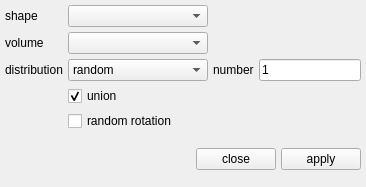
<?xml version="1.0" encoding="UTF-8"?>
<ui version="4.0">
 <class>Form</class>
 <widget class="QWidget" name="Form">
  <property name="geometry">
   <rect>
    <x>0</x>
    <y>0</y>
    <width>366</width>
    <height>187</height>
   </rect>
  </property>
  <property name="windowTitle">
   <string>Form</string>
  </property>
  <layout class="QGridLayout" name="gridLayout">
   <property name="margin">
    <number>5</number>
   </property>
   <property name="spacing">
    <number>5</number>
   </property>
   <item row="2" column="3">
    <widget class="LineEdit" name="lineedit_number">
     <property name="text">
      <string>1</string>
     </property>
    </widget>
   </item>
   <item row="0" column="0">
    <widget class="QLabel" name="label">
     <property name="text">
      <string>shape</string>
     </property>
    </widget>
   </item>
   <item row="0" column="1">
    <widget class="QComboBox" name="combobox_shape"/>
   </item>
   <item row="1" column="0">
    <widget class="QLabel" name="label_3">
     <property name="text">
      <string>volume</string>
     </property>
    </widget>
   </item>
   <item row="1" column="1">
    <widget class="QComboBox" name="combobox_volume"/>
   </item>
   <item row="2" column="0">
    <widget class="QLabel" name="label_4">
     <property name="text">
      <string>distribution</string>
     </property>
    </widget>
   </item>
   <item row="2" column="1">
    <widget class="QComboBox" name="combobox_distribution">
     <item>
      <property name="text">
       <string>random</string>
      </property>
     </item>
     <item>
      <property name="text">
       <string>cubic</string>
      </property>
     </item>
     <item>
      <property name="text">
       <string>body centered cubic</string>
      </property>
     </item>
    </widget>
   </item>
   <item row="3" column="1">
    <widget class="QCheckBox" name="checkbox_union">
     <property name="text">
      <string>union</string>
     </property>
     <property name="checked">
      <bool>true</bool>
     </property>
    </widget>
   </item>
   <item row="5" column="0" colspan="4">
    <widget class="QWidget" name="widget" native="true">
     <layout class="QHBoxLayout" name="horizontalLayout">
      <property name="spacing">
       <number>5</number>
      </property>
      <property name="margin">
       <number>0</number>
      </property>
      <item>
       <spacer name="horizontalSpacer">
        <property name="orientation">
         <enum>Qt::Horizontal</enum>
        </property>
        <property name="sizeHint" stdset="0">
         <size>
          <width>40</width>
          <height>20</height>
         </size>
        </property>
       </spacer>
      </item>
      <item>
       <widget class="QPushButton" name="pushbutton_close">
        <property name="text">
         <string>close</string>
        </property>
       </widget>
      </item>
      <item>
       <widget class="QPushButton" name="pushbutton_apply">
        <property name="text">
         <string>apply</string>
        </property>
       </widget>
      </item>
     </layout>
    </widget>
   </item>
   <item row="2" column="2">
    <widget class="QLabel" name="label_numberspacing">
     <property name="text">
      <string>number</string>
     </property>
    </widget>
   </item>
   <item row="4" column="1">
    <widget class="QCheckBox" name="checkbox_rotation">
     <property name="text">
      <string>random rotation</string>
     </property>
    </widget>
   </item>
  </layout>
 </widget>
 <customwidgets>
  <customwidget>
   <class>LineEdit</class>
   <extends>QLineEdit</extends>
   <header>mfixgui.widgets.base</header>
  </customwidget>
 </customwidgets>
 <tabstops>
  <tabstop>combobox_shape</tabstop>
  <tabstop>combobox_volume</tabstop>
  <tabstop>combobox_distribution</tabstop>
  <tabstop>lineedit_number</tabstop>
  <tabstop>checkbox_union</tabstop>
  <tabstop>checkbox_rotation</tabstop>
  <tabstop>pushbutton_close</tabstop>
  <tabstop>pushbutton_apply</tabstop>
 </tabstops>
 <resources/>
 <connections/>
</ui>
